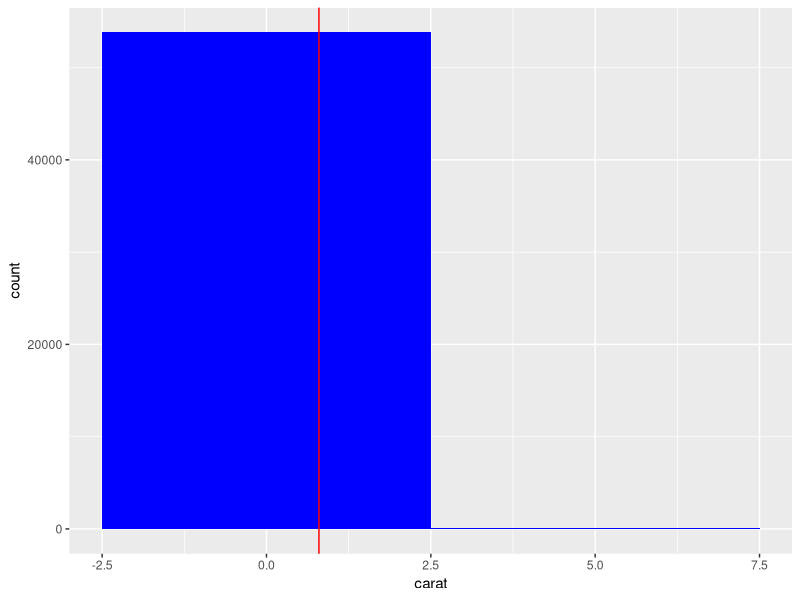
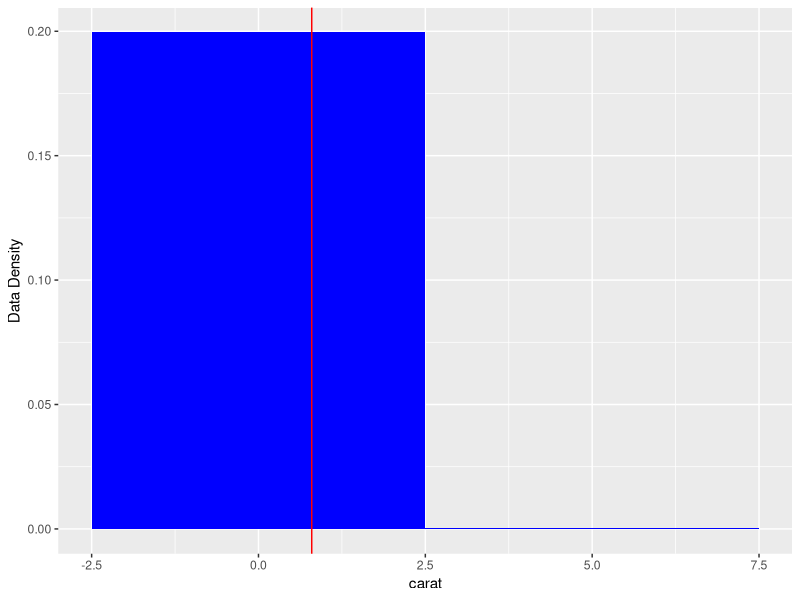
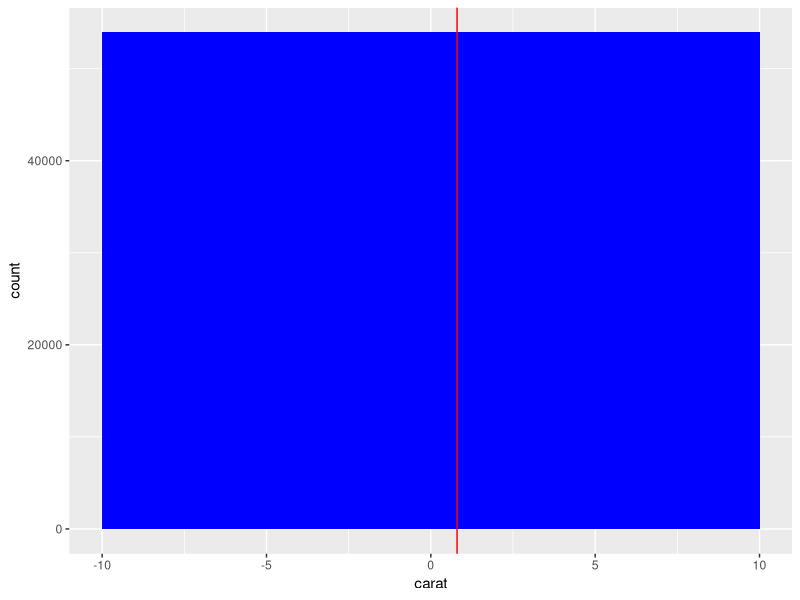
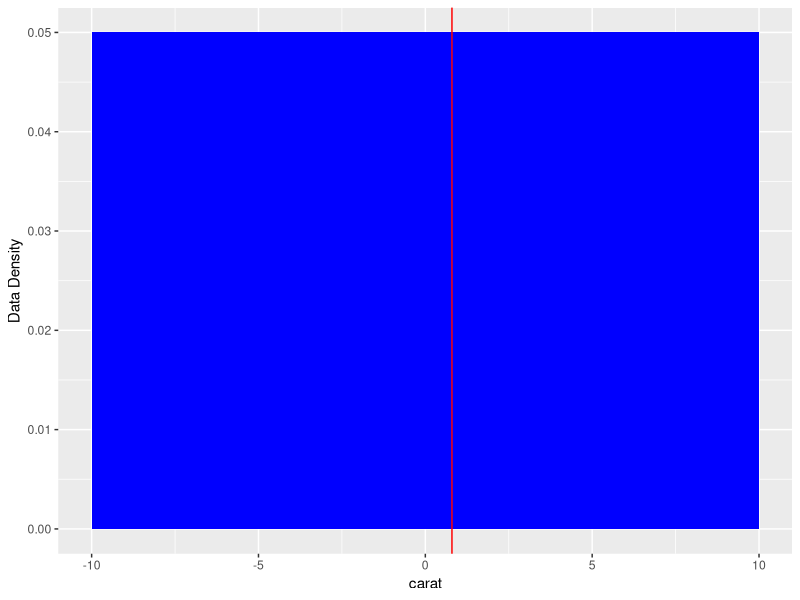
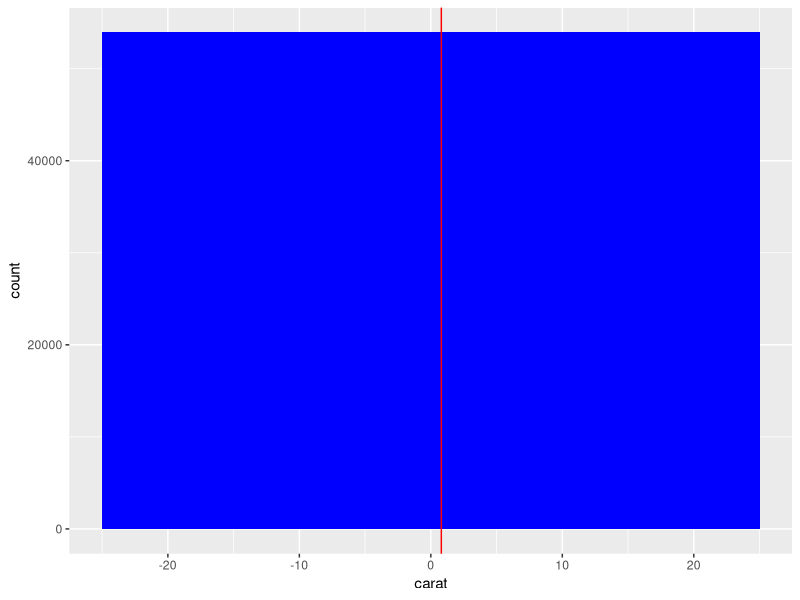
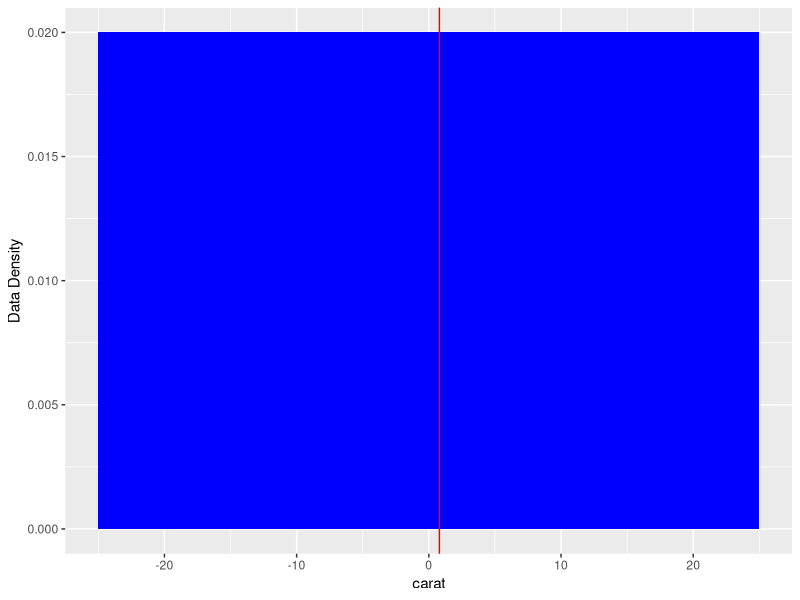
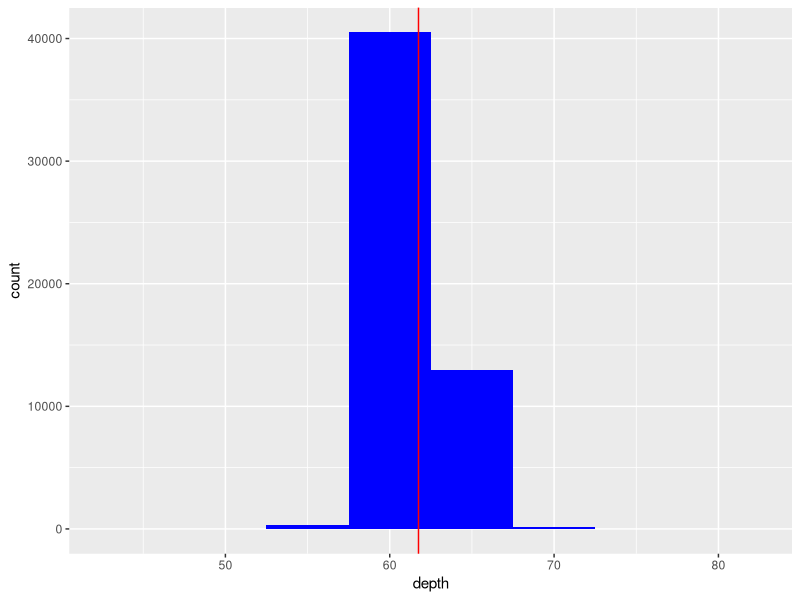
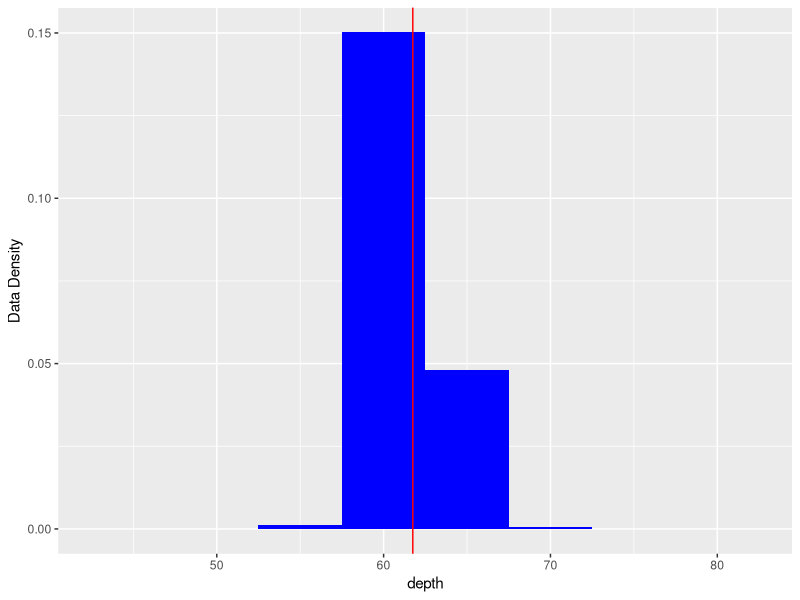

Reproduce these figures in R, in order. (Note: this script raises an error after producing the figures.)
#Write a function named explore that takes data frame, bin sizes,correlel

##Prof G: No function header documentation to describe the parameters and what
##Prof G: is returned? There are some errors in your plot, especially related to 
##Prof G: how you calculated bin width. You also did not created the logical 
##Prof G: column and append it to diamonds data. The following error stopped
##Prof G: execution of explore.
# Error in match.arg(method) : 
#   'arg' should be one of “pearson”, “kendall”, “spearman” 

explore <- function(dataframe,vector,correl){ 
  library(ggplot2) #loads ggplot2 package
  
#creating different dataframes for each df column
  df_fact <- dataframe[which(lapply(dataframe, is.factor) == TRUE)] #returns TRUE or FALSE depending on whether its argument is of type factor or not; for factor column
  df_logic <- dataframe[which(lapply(dataframe, is.logical) == TRUE)] #for logical column
  df_fact_logic<-cbind(df_fact, df_logic) #binding factor and logical columns
  #want to combine the variables within same class so create a new df frame with above columns
  df_numeric <- dataframe[which(lapply(dataframe, is.numeric) == TRUE)] #for numeric columns
  
#1: Plot a pair of blue histograms with a vertical red line at the mean for every numerical variable at each bin size
#one using counts, second using density
  
  if(length(df_numeric)!=0){ #if there is a numeric column (df_numeric) in dataframe (not zero)
    for(i in 1:length(df_numeric)){ #loop through the df_numeric and get length of vector
      for(j in vector){ #loop bin size vector
        counts<-ggplot(df_numeric, aes(x=df_numeric[[i]]), environment=environment()) 
        #set variable 'counts' to ggplot of df_numeric and x values in ith column
        counts<-counts+geom_histogram(fill='blue', binwidth=j)+ #adds blue histogram layer and loops through binwidths for each variable
                geom_vline(xintercept=colMeans(df_numeric[i]), colour='red')+ #adds vertical red line at the mean for every numerical variable at each bin size specified
                labs(x=names(df_numeric[i])) #label the x-axis as the name of the ith column of df_numeric, and the main title as the jth binwidth
        print(counts) #prints counts graph
        
        #density part:
        dens<-counts + aes(y=..density..) #set dens as density of counts with y-var as density
        dens<-dens + labs(y="Data Density") #set y title as Data Density
        print(dens) #prints density graph
      } #close the binwidth loop 
    } #close dataframe loop 
  } #all plots plotted
  
#2: Plot a gray bar graph for every categorical and binary variable  
    
  if(length(df_fact_logic)!=0){ #if there is more than 0 factor/logical columns in the df
    for(k in 1:length(df_fact_logic)){ #for the 
      barplot<-ggplot(df_fact_logic, aes(x=df_fact_logic[[k]]), 
                      environment=environment()) #plots ggplot bar graph of every categorical and binary variable
      print(barplot) #prints the bar graph
    } #closes for loop
  } #closes if 
  else{
    barplot <- NA #barplot is not applicable
    print("Cannot plot bar graph") #else-if loop to print an error message
  } #closes else loop
  
  
#3: Calculate the R-square value for every pair of numerical variables
#Will be done within #4 because the r-sq will have to be added into data frame anyway
#so calculation is within R list
  
#4: Return the following in an R list
#a. A frequency table for every categorical and binary variable
#b. Numerical variables: summary statistics, data frame of each pair and r-sq/corrcoef
  
  #Part 4a: frequency table for every categorical and binary variable
  if(length(df_fact_logic)!=0){ #if at least one column exists (more than 0)
    freq_table<-table(df_fact_logic) #then create freq_table to take frequency table of df_fact_logic
  } 
  else{ #otherwise
    freq_table <- NA #the frequency table is assigned as NA
    print("Cannot return frequency table") #print error message
  }
  
  if(length(df_numeric)!=0){
    correl_num <- cor(df_numeric, method="Pearson") #set correl_num as the Pearson CorrCoeff of dataframe df_numeric
    
    #dataframes
    new_df <- data.frame(cbind(pair, num)) #set new_df as dataframe of pairs and nums
    names(new_df)[1] <- "Pair" #set column title as "Pair"
    names(new_df)[2] <- "Num"#set column title as "Num"
    pair <- rep("names", 21) #set pair to hold 21 "names"
    num <- rep(0.0, 21) #set num to hold 21 0.0's
    
    #Set thresholds with null values
    threshold <- correl #set threshold as correlation value
    corr_list <- NULL
    corr_names <- NULL
    r_sq <- NULL 
    rsq_comb <- NULL
    #defines above variables with empty values
    
    length <- length(correl_num[1,]) #length of one dimension matrices
    
    for (i in (1:(length-1))) { #for loop of correl coeff matrix minus last value
      for (j in ((i+1):length)) { #for loop of correl coeff matrix minus first value 
        
        #Form the name pair and add to the named pair vector
        comb <- paste(names(correl_num[,1])[[i]],names(correl_num[1,])[[j]],sep="-") 
        #sets comb as the nums of ith row first column and first row jth column. Seperated by "-"
        
        #Pairs every combination without repeat pairs
        rsq_comb <- c(rsq_comb, comb) #sets rsq_comb as a list of pair names
        
        
#3 snippet: Calculate the R-square value for every pair of numerical variables
        
        r_sq <- c(r_sq, correl_num[i,j]^2) #adds r_sq to num vector
        #sets r_sq as r-sq value of all pairs with no repeats

        #End of #3
        
        #if correl > threshold, add names and list to vectors
        if (correl_num[i,j] > threshold) { #if threshold less than correlation coefficient
          corr_names <- c(corr_names, comb) #then add pairs to corr_names
          corr_list <- c(corr_list, correl_num[i,j]) #then add corr coeff to corr_list
        } #closes if loop
      } #closes for loop
    } #closes for loop
    
    #create the dataframes and label the columns from part 4b
    #sets corr_df as dataframe for correlation coefficients
    corr_df <- data.frame(cbind(corr_names, corr_list)) #sets corr_df as names of the pairs, correl coeff that exceed threshold
    names(corr_df)[1] <- "Pair" #sets column title as "Pair"
    names(corr_df)[2] <- "Num" #sets column title as "Num"
    
    #sets rsq_df as dataframe for r-square values
    rsq_df <- data.frame(cbind(rsq_comb, r_sq)) #create the dataframe rsq_df as the names of the combinations of variables and thier correlesponding r-square values
    names(rsq_df)[1] <- "Pair" #sets column title as "Pair"
    names(rsq_df)[2] <- "Num" #sets column title as "Num"
    
    #sets sum as the dataframe for summary statistics
    sum<-summary(df_numeric) #sets sum as summary statistics
    grid<-list(freq_table, sum, rsq_df, corr_df) #sets grid as freq_table, sum, rsq_df, and corr_df
    return(grid) #return grid list
  } 
  else{ #else
    corr_df <- NA
    rsq_df <- NA
    sum <- NA
    print("Cannot return dataframes") #prints error message
  }
}

#5: Test your function using diamonds data frame expanded to include a logical column
#Test function using mtcars data

library(ggplot2) #loads ggplot2 package

data(diamonds) #loads diamonds data
str(diamonds)
tsunglist <- explore(diamonds, c(5, 20, 50), .25)

data(mtcars) #loads mtcars data
str(mtcars)
explore(mtcars, c(5, 20, 50), .25) 
